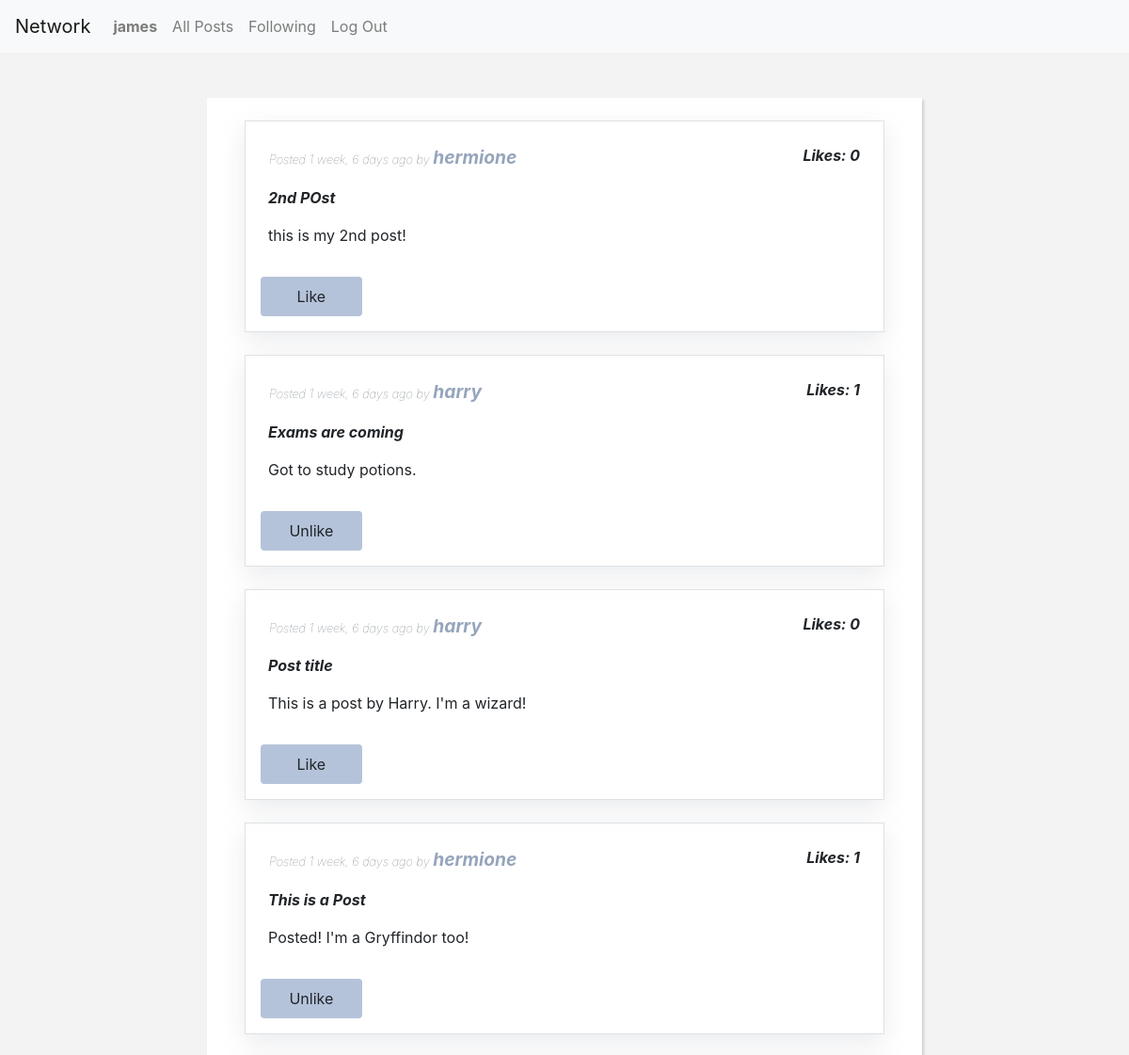
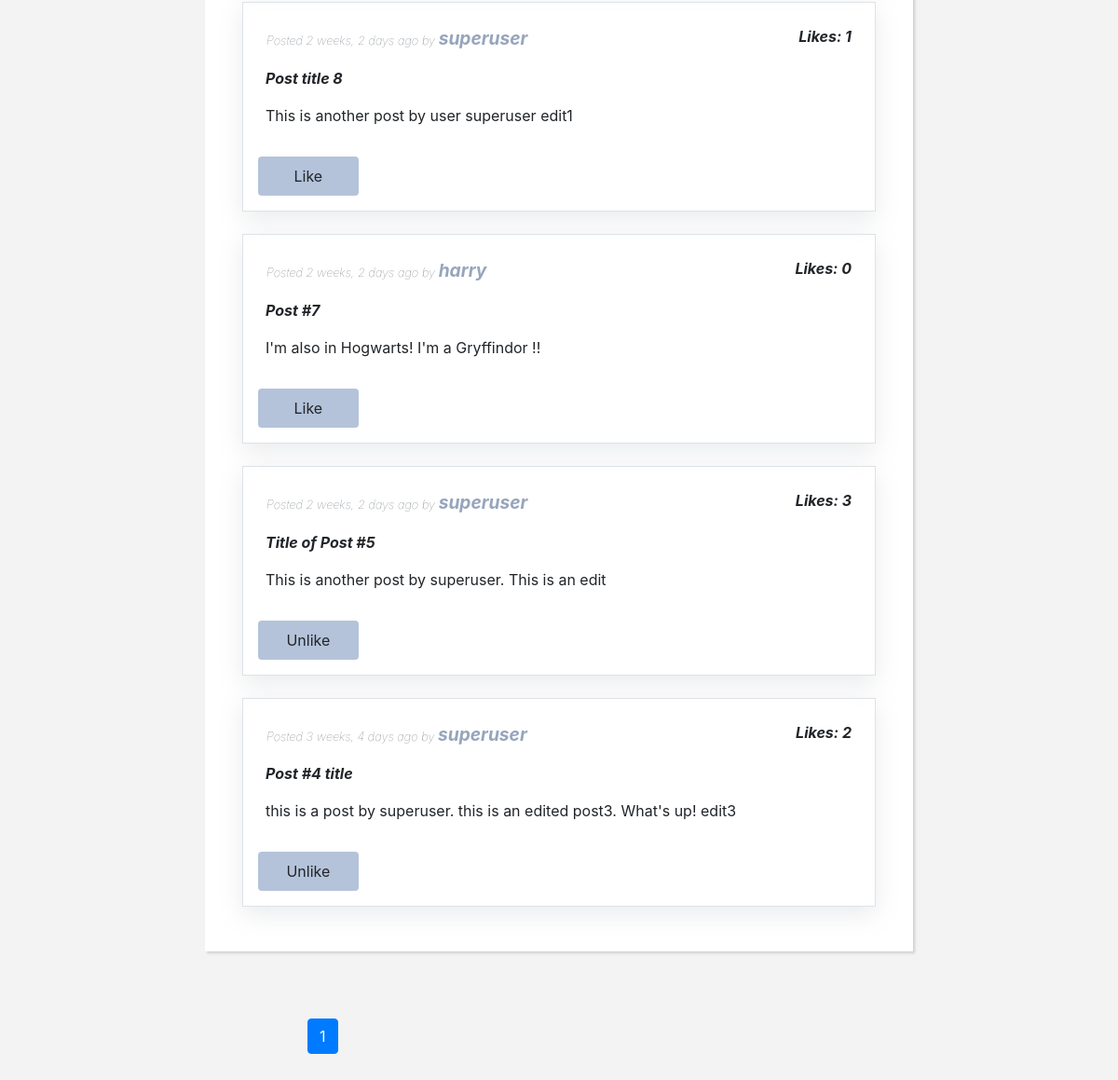
Page /following (signed in) on the earlier database version (2 pictures, top to bottom).
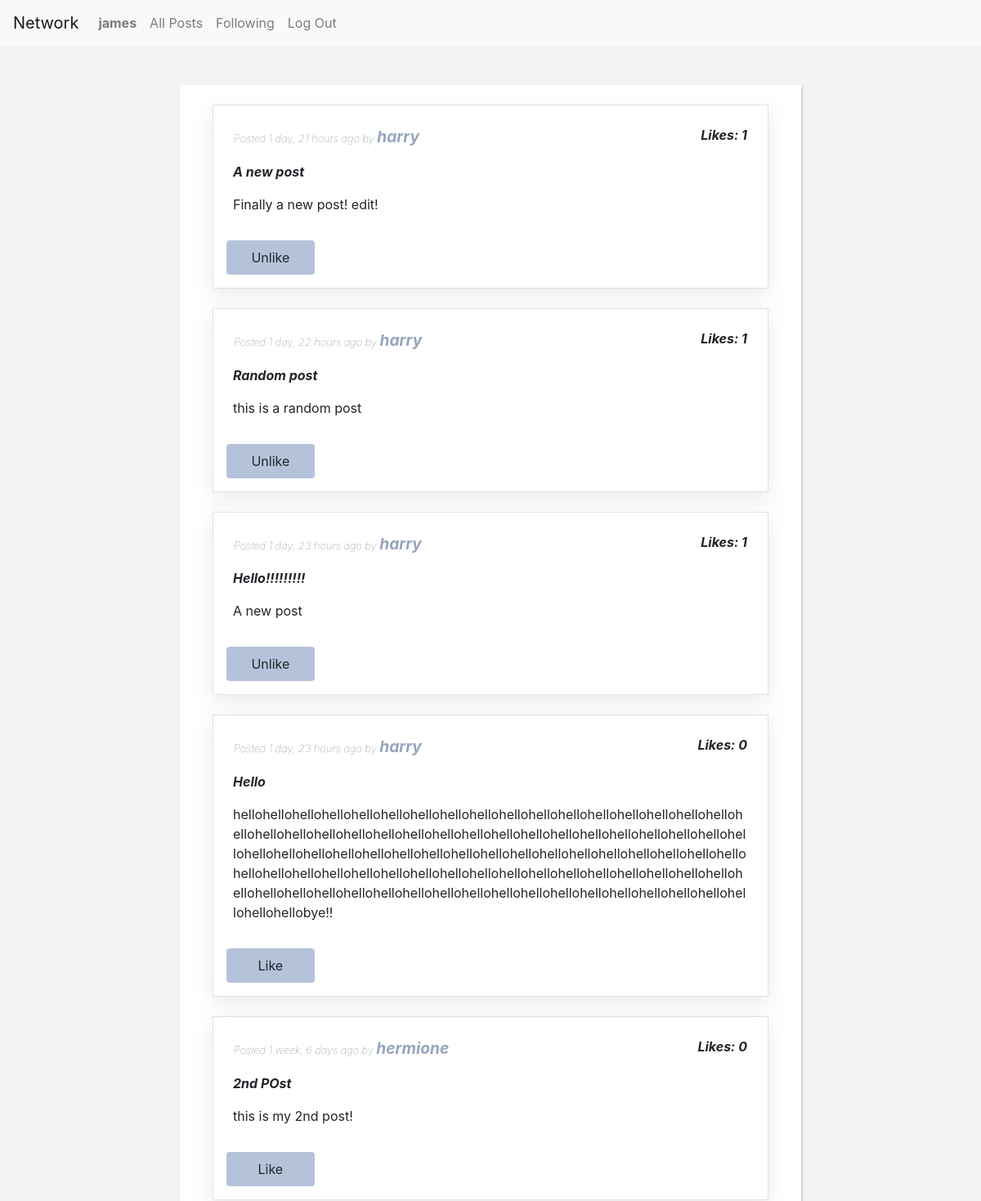
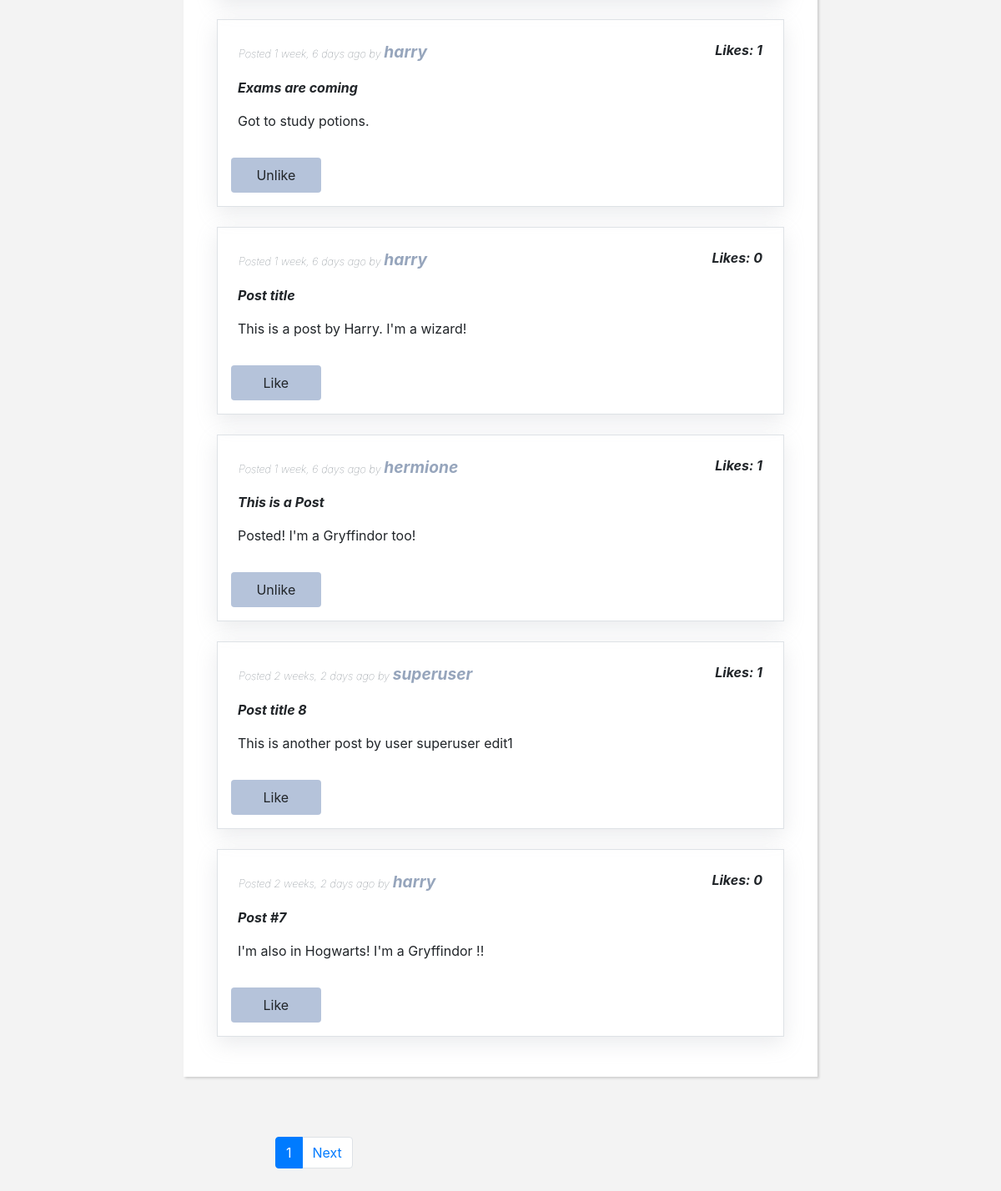
Same page on the later database version (2 pictures, top to bottom).
### network/models.py (models this page shows)
class Post(models.Model):
    author = models.ForeignKey(User, on_delete=models.SET_NULL, related_name="posts", null=True)
    title = models.CharField(max_length=100, blank=True, null=True )
    body = models.TextField(max_length=450, blank=False)
    timestamp = models.DateTimeField(auto_now_add=True)
    liked_by = models.ManyToManyField(User, related_name="postsliked")
    def __str__(self):
        return f"{self.id}: {self.author} wrote: {self.body} on {self.timestamp}"

class User(AbstractUser):
    followers = models.ManyToManyField("self", symmetrical=False, blank=True)

### network/views.py (the view)
# urls.py: path("following", views.following, name="following_url"),
@login_required(login_url='/login')
def following(request):
    allusers = User.objects.all()
    following = []
    for user in allusers:
        if request.user in user.followers.all():
            following.append(user)
    followedposts = Post.objects.order_by("-timestamp").filter(author__in=following).all()
    print(followedposts)
    page = Paginator(followedposts,10)
    page_number= request.GET.get('page')
    followedposts = page.get_page(page_number)
    return render(request, "network/following.html", {
    "allposts": followedposts
    })

### network/templates/network/following.html (shortened to what this page needs)
{% extends "network/layout.html" %}
{% load static %}
{% block body %}
<div id="allfollowedPosts" style="white-space: pre-line;">
</div>
  {% include "network/post_block.html" %}
{% endblock %}

### network/templates/network/post_block.html (shortened to what this page needs)
{% load humanize %}
<div class="container-lg">
    <div class=" row justify-content-center">
        <div class=" justify-content-center col-12 col-lg-8 m-4 p-4 bg-white box-shadow">
  {% if not allposts %}
    There are no posts.
  {% else %}
    {% for post in allposts %}
          <div class = 'border box-shadow-posts p-3 mb-4 mx-0 mx-md-3' data-postinfo="{{ post }}" id="post{{post.id}}">
            <div class=" row px-3">
              <div class=" mr-auto col-sm-8  p-2 order-md-2 small text-left text-muted font-italic font-weight-lighter align-self-center">
                  Posted {{ post.timestamp|naturaltime }} by <a href="{% url 'profileurl' username_profile=post.author %}" class="user-link">{{ post.author }}</a>
              </div>
              <div  class=" col-3 col-sm-4 col-md-2 p-2 order-md-2 text-right font-italic">
                <strong id="post{{post.id}}-likes">Likes: {{ post.liked_by.count }}</strong>
              </div>
            </div>
            <div class="mb-2 col px-2 pb-2 pt-md-2 order-md-1 text-break">
              <strong><em><p>{{ post.title }}</p></strong></em>
              <p id="postBody_{{post.id}}">{{ post.body }}</p>
            </div>
            {% if user.is_authenticated %}
              {% if user == post.author %}
              <button id="post{{post.id}}editpost" class="btn green-button col-2 col-sm-1 col-md-2 p-2 order-md-2 text-center align-self-center"
              data-postauthor="{{ post.author }}" data-editpostbody="{{ post.body }}" data-editpost-id="{{ post.id }}" onclick="editpost(this.dataset)">Edit Post</button>
              {% else %}
                {% if user in post.liked_by.all %}
                <button id="post{{post.id}}-like-unlike" class="btn blue-button col-2 col-sm-1 col-md-2 p-2 order-md-2 text-center align-self-center" data-likedpost-id="{{ post.id }}" data-post-likedby="{{ post.liked_by.all }}" data-user="{{ user }}"
                data-likes="{{ post.liked_by.count }}" onclick="likepost(this.dataset)">Unlike</button>
                {% else %}
                <button id="post{{post.id}}-like-unlike" class="btn blue-button col-2 col-sm-1 col-md-2 p-2 order-md-2 text-center align-self-center" data-likedpost-id="{{ post.id }}" data-post-likedby="{{ post.liked_by.all }}" data-user="{{ user }}"
                data-likes="{{ post.liked_by.count }}" onclick="likepost(this.dataset)">Like</button>
                {% endif %}
              {% endif %}
            {% endif %}
          </div>
    {% endfor %}
  {% endif %}
      </div>
    </div>
  </div>
  <div class = "container" id="pagenav">
      <div class="row my-5">
          <div class="col-md-4 offset-md-3">
              <nav aria-label="...">
                  <ul class="pagination">
                    <li class="page-item active" aria-current="page">
                      <a class="page-link" href="#">{{ allposts.number }}</a>
                    </li>
                    {% if allposts.has_next %}
                    <li class="page-item">
                      <a class="page-link" href="?page={{ allposts.next_page_number }}">Next</a>
                    </li>
                    {% endif %}
                  </ul>
                </nav>
          </div>
      </div>
  </div>

Differences in the rows shown:
no longer on this page (row unchanged): Post: timestamp "2 weeks, 2 days ago", author "superuser", liked_by.count "3", title "Title of Post #5", body "This is another post by superuser. This is an edit"
no longer on this page (row unchanged): Post: timestamp "3 weeks, 4 days ago", author "superuser", liked_by.count "2", title "Post #4 title", body "this is a post by superuser. this is an edited post3. What's up! edit3"
added Post: timestamp "1 day, 21 hours ago", author "harry", liked_by.count "1", title "A new post", body "Finally a new post! edit!"
added Post: timestamp "1 day, 22 hours ago", author "harry", liked_by.count "1", title "Random post", body "this is a random post"
added Post: timestamp "1 day, 23 hours ago", author "harry", liked_by.count "1", title "Hello!!!!!!!!!", body "A new post"
added Post: timestamp "1 day, 23 hours ago", author "harry", liked_by.count "0", title "Hello", body "hellohellohellohellohellohellohellohellohellohellohellohellohellohellohellohellohellohellohellohellohellohellohellohellohellohellohellohellohellohellohellohellohellohellohellohellohellohellohellohellohellohellohellohellohellohellohellohellohellohellohellohellohellohellohellohellohellohellohellohellohellohellohellohellohellohellohellohellohellohellohellohellohellohellohellohellohellohellohellohellohellohellohellohellohellohellohellohellohellobye!!"
Other differences:
text now shown: "Next"
